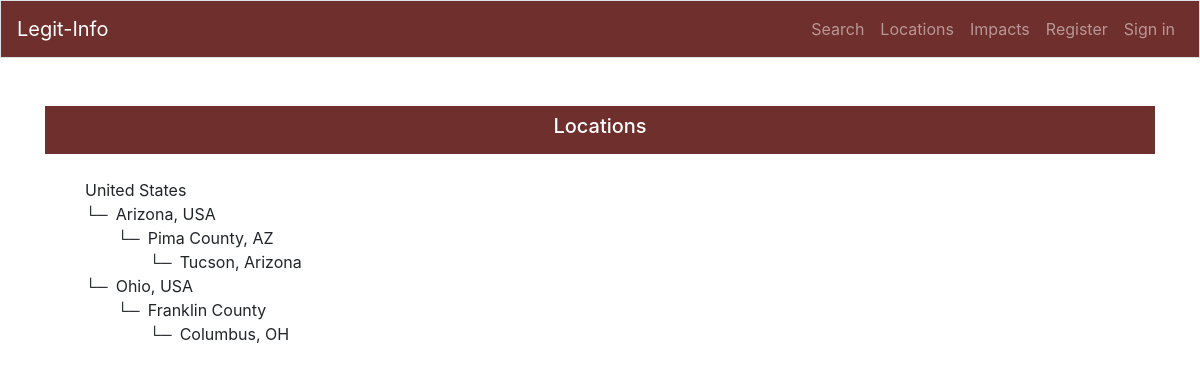
/locations, run on the app's committed database.
### cfc_app/models.py (models this page shows)
class Location(models.Model):
    class Meta:
        app_label = 'cfc_app'
        ordering = ['hierarchy']
    desc = models.CharField(max_length=80)
    shortname = models.CharField(max_length=20)
    legiscan_id = models.IntegerField()
    hierarchy = models.CharField(max_length=200)
    govlevel = models.CharField(max_length=80)
    parent = models.ForeignKey('self', null=True,
                               related_name='locations',
                               on_delete=models.PROTECT)
    date_added = models.DateTimeField(auto_now_add=True)
    def padding(self):
        level = self.hierarchy.count(".")
        padding = ''
        if level > 1:
            padding = LEFT_PAD*(level-2) + LEFT_CORNER
        return padding
    def __str__(self):
        loc_string = self.padding() + self.desc
        return loc_string

### cfc_app/views.py (the view)
# urls.py: path('locations', views.locations, name='locations'),
def locations(request):
    locations = Location.objects.order_by('hierarchy')
    if len(locations) == 0:
        load_default_locations()
    locations = Location.objects.order_by('hierarchy').exclude(desc='world')
    context = {'locations': locations}
    return render(request, 'locations.html', context)

### cfc_app/templatetags/cfc_tags.py (called while the page is built)
@register.simple_tag
def app_name(request):
    return settings.APP_NAME

### cfc_app/templates/locations.html
{% extends "base.html" %}
{% block page_header %}
<h5>Locations</h5>
{% endblock page_header %}
{% block content %}
    <div class="page-content-standard">
        <ul style="list-style-type: none;">
        {% for location in locations %}
        <li>{{ location }}</li>
        {% empty %}
        <li>No locations have been added yet.</li>
        {% endfor %}
        </ul>
    </div>
</div>
{% endblock content %}

### cfc_app/templates/base.html (shortened to what this page needs)
{% load bootstrap4 %}
{% load static %}
{% load cfc_tags %}
<!doctype html>
<html lang="en">
<head>
{% bootstrap_css %}
</head>
<body>
<nav class="navbar navbar-expand-md navbar-dark bg-company-red mb-5 border">
<a class="navbar-brand" href="{% url 'cfc_app:index' %}">
           {% app_name request %}
</a>
<div class="collapse navbar-collapse justify-content-end" id="navbarCollapse">
<ul class="navbar-nav text-right">
    <li class="nav-item">
    <a class="nav-link" href="{% url 'cfc_app:search' %}">
               Search</a></li>
    <li class="nav-item">
    <a class="nav-link" href="{% url 'cfc_app:locations' %}">
               Locations</a></li>
    <li class="nav-item">
    <a class="nav-link" href="{% url 'cfc_app:impacts' %}">
               Impacts</a></li>
{% if user.is_authenticated %}
<li class="nav-item">
<span class="nav-link active">Hello, {{ user.username }}.</span>
</li>
{% if user.is_active and user.is_staff %}
<li class="nav-item">
    <a class="nav-link" href="{% url 'admin:index' %}">Admin</a>
</li>
{% endif %}
<li class="nav-item">
    <a class="nav-link" href="{% url 'users:profile' %}">Profile</a>
</li>
<li class="nav-item">
    <a class="nav-link" href="{% url 'users:logout' %}">Sign out</a>
</li>
{% else %}
<li class="nav-item">
    <a class="nav-link" href="{% url 'users:register' %}">Register</a>
</li>
<li class="nav-item">
    <a class="nav-link" href="{% url 'users:login' %}">Sign in</a></li>
{% endif %}
</ul>
</div>
</nav>
<main role="main" class="container">
<div class="m-0 mb-4 pl-5 pr-5 pt-2 pb-2 text-center bg-company-red">
       {% block page_header %}{% endblock page_header %}
       </div>
<div>
       {% block content %}{% endblock content %}
</main>
</body>
</html>

### cfc_app/templates/base.html (style rules this page uses)
.bg-company-red { background-color: #6F2F2C !important; color: #ffffff; }

### data on the page
Location: hierarchy+desc "United States"
Location: hierarchy+desc "└─ Arizona, USA"
Location: hierarchy+desc "└─ Pima County, AZ"
Location: hierarchy+desc "└─ Tucson, Arizona"
Location: hierarchy+desc "└─ Ohio, USA"
Location: hierarchy+desc "└─ Franklin County"
Location: hierarchy+desc "└─ Columbus, OH"
